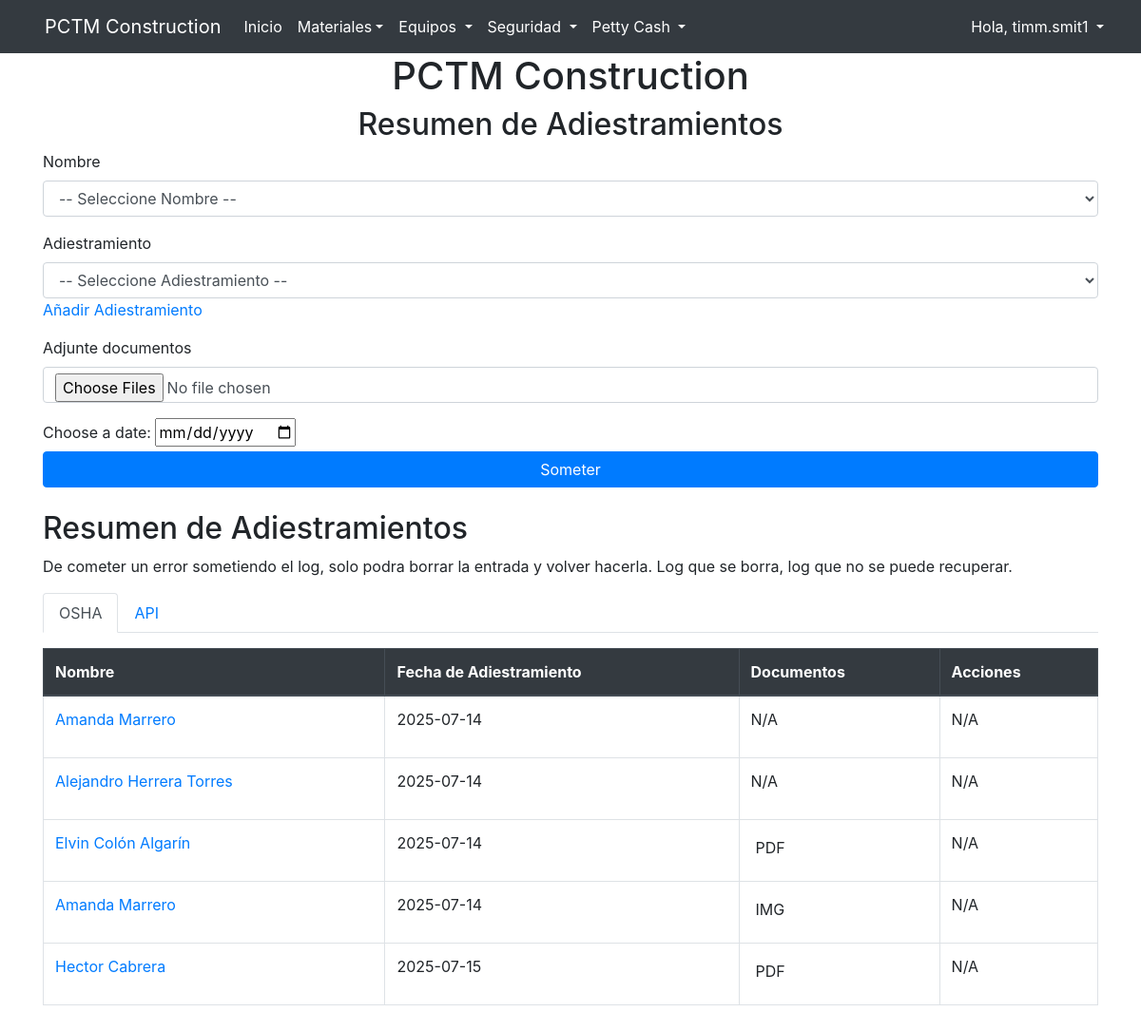
The page /trainings_log (signed in) on the database its author committed.
### website/models.py (models this page shows)
class User(db.Model, UserMixin):
    id = db.Column(db.Integer, primary_key=True)
    email = db.Column(db.String(150), unique = True)
    username = db.Column(db.String(10), unique = True)
    password = db.Column(db.String(150))
    first_name = db.Column(db.String(150))
    last_name = db.Column(db.String(150))
    group = db.Column(db.String(50), default='standard')

class Training(db.Model):
    id = db.Column(db.Integer, primary_key=True)
    name= db.Column(db.String(100), nullable = False)

class TrainingLog(db.Model):
    id = db.Column(db.Integer, primary_key=True)
    name_id = db.Column(db.Integer, db.ForeignKey('names.id'), nullable=False)
    name = db.relationship('Names', backref = 'names')
    training_id = db.Column(db.Integer, db.ForeignKey('training.id'), nullable=False)
    training_name = db.relationship('Training', backref='training_log')
    date = db.Column(db.DateTime(timezone=True))
    user_id = db.Column(db.Integer, db.ForeignKey('user.id'))
    user = db.relationship('User', backref = 'training_log')
    docs_summary = db.Column(db.String(100), nullable=False)
    traindocs = db.relationship('Traindocs', backref='training_log', lazy=True)

class Names(db.Model):
    id = db.Column(db.Integer, primary_key=True)
    name= db.Column(db.String(100), nullable = False)

class Traindocs(db.Model):
    id = db.Column(db.Integer, primary_key=True)
    filename = db.Column(db.String(500), nullable=False)
    filepath = db.Column(db.String(500), nullable=False)
    train_log_id = db.Column(db.Integer, db.ForeignKey('training_log.id'))

### website/views.py (the view, shortened to what this page needs)
@views.route('/trainings_log', methods=['GET', 'POST'])
@login_required
def training_log():
    all_train_logs = TrainingLog.query.all()
    trainings_all = Training.query.all()
    names_list = Names.query.all()
    return render_template("training_log.html", user=current_user, names_list=names_list,
                           all_train_logs = all_train_logs, trainings_all = trainings_all)

### website/templates/training_log.html (shortened to what this page needs)
{% extends "base.html"%} {% block title %}PCTM Construction{% endblock %}
{% block content %}
<h1 align="center">PCTM Construction</h1>
<form method="POST" enctype="multipart/form-data">
    <h2 align="center">Resumen de Adiestramientos</h2>
    <div class="form-group">
        <label for="Name"> Nombre</label>
          <select name="Name" id="Name" class="form-control" required>
            <option value="" disabled selected>-- Seleccione Nombre --</option>
          </select>
    </div>
    <div class="form-group">
     <label for="training_id"> Adiestramiento</label>
     <select name="training_id" id="training_id" class="form-control" required>
         <option value="" disabled selected>-- Seleccione Adiestramiento --</option>
        </select>
        <a class="link-opacity-75-hover" id="trainings" href="/trainings">Añadir Adiestramiento</a>
    </div>
    <div class="form-group">
        <label for="images"> Adjunte documentos</label>
           <input
           type="file"
           class="form-control"
           id="docs"
           name="docs"
           placeholder="Adjunte documento de evidencia de ser necesario"
           multiple
           />
        </div>
    <div>
        <label for="Date">Choose a date:</label>
        <input type="Date" name="Date" id="Date" required>
    </div>
    <button type="submit" class="btn btn-primary btn-block"> Someter </button>
</form>
<br />
<div>
  <h2>Resumen de Adiestramientos</h2>
  <p> De cometer un error sometiendo el log, solo podra borrar la entrada y volver hacerla. Log que se borra, log que no se puede recuperar.</p>
</div>
<ul class="nav nav-tabs" id="projectTabs" role="tablist">
  {% for train in trainings_all %}
    <li class="nav-item">
      <a class="nav-link {% if loop.first %}active{% endif %}"
              id="tab-{{ train.id }}"
              data-toggle="tab"
              href="#content-{{ train.id }}"
              role="tab"
              aria-controls="content-{{ train.id }}"
              aria-selected="{{ 'true' if loop.first else 'false' }}">
        {{ train.name }}
      </a>
    </li>
  {% endfor %}
</ul>
<div class="tab-content" id="projectTabsContent">
  {% for train in trainings_all %}
    <div class="tab-pane fade {% if loop.first %}show active{% endif %}"
         id="content-{{ train.id }}"
         role="tabpanel"
         aria-labelledby="tab-{{ train.id }}">
        {% set training_logs = all_train_logs | selectattr('training_id', 'equalto', train.id) | list %}
        {% if training_logs %}
          <table id='table-{{ train.id}}' class="table table-bordered mt-3">
            <thead class="thead-dark">
              <tr>
                <th>Nombre</th>
                <th>Fecha de Adiestramiento</th>
                <th>Documentos</th>
                <th>Acciones</th>
              </tr>
            </thead>
            <tbody>
              {% for i in training_logs %}
                <tr>
                  <td>
                    <a href="{{ url_for('views.train_log_detail', train_log_id=i.id) }}">
                    {{ i.name.name }}
                    </a>
                  </td>
                  <td>{{ i.date.strftime('%Y-%m-%d') }}</td>
                  <td>
                    {% if i.traindocs %}
                      {% for doc in i.traindocs %}
                        {% set ext = doc.filename.split('.')[-1].lower() %}
                        {% set ext = doc.filename.rsplit('.', 1)[1].lower() if '.' in doc.filename else '' %}
                        <div style="margin: 5px; max-width: 150px;">
                          {% if ext in ['jpg', 'jpeg', 'png', 'gif'] %}
                          <span class="text">IMG</span>
                          {% elif ext == 'pdf' %}
                          <span class="text">PDF</span>
                          {% else %}
                          <span class="text">Varios</span>
                          {% endif %}
                        </div>
                      {% endfor %}
                    {% else %}
                      <span class="text">N/A</span>
                    {% endif %}
                  </td>
                  <td>
                    {% if current_user.group in ['admin', 'manager'] %}
                      <button class="btn btn-sm btn-primary" data-toggle="modal" data-target="#editDateModal{{ i.id }}">
                        Editar Fecha
                      </button>
                    {% else %}
                      <p>N/A</p>
                    {% endif %}
                  </td>
                </tr>
              {% endfor %}
            </tbody>
          </table>
        {% else %}
          <div class="list-group-item text-muted">No se encuentran logs de este proyecto.</div>
        {% endif %}
    </div>
  {% endfor %}
</div>
<br />
{% endblock %}

### website/templates/base.html (shortened to what this page needs)
<!DOCTYPE html>
<html>
  <head>
    <link
      rel="stylesheet"
      href="https://stackpath.bootstrapcdn.com/bootstrap/4.4.1/css/bootstrap.min.css"
    />
    <link
      rel="stylesheet"
      href="https://stackpath.bootstrapcdn.com/font-awesome/4.7.0/css/font-awesome.min.css"
    />
    <link rel="stylesheet" href="https://cdn.jsdelivr.net/npm/bootstrap-icons@1.11.3/font/bootstrap-icons.min.css">
    <link rel="stylesheet" href="https://stackpath.bootstrapcdn.com/bootstrap/4.5.2/css/bootstrap.min.css">
  </head>
  <body>
    <nav class="navbar navbar-expand-lg navbar-dark bg-dark">
      <div class="container-fluid">
        <div class="d-flex align-items-center">
          <a class="navbar-brand me-2" href="#">PCTM Construction</a>
        </div>
        <div class="collapse navbar-collapse " id="navbar">
          <ul class="navbar-nav w-100 d-flex flex-column flex-lg-row">
            {% if user.is_authenticated %}
            <li class="nav-item">
              <a class="nav-link text-white" id="home" href="/">Inicio</a>
            </li>
            <li class="nav-item dropdown">
              <a class="nav-link dropdown-toggle text-white" id="navbarDropdown" href="#" role="button" data-toggle="dropdown" aria-haspopup="true" aria-expanded="false">Materiales</a>
            </li>
            <li class="nav-item dropdown">
              <a class="nav-link dropdown-toggle text-white" href="#" id="navbarDropdown" role="button" data-toggle="dropdown" aria-haspopup="true" aria-expanded="false">
                Equipos
              </a>
            </li>
            <li class="nav-item dropdown">
              <a class="nav-link dropdown-toggle text-white" href="#" id="navbarDropdown" role="button" data-toggle="dropdown" aria-haspopup="true" aria-expanded="false">
                Seguridad
              </a>
            </li>
            <li class="nav-item dropdown">
              <a class="nav-link dropdown-toggle text-white" href="#" id="navbarDropdown" role="button" data-toggle="dropdown" aria-haspopup="true" aria-expanded="false">
                Petty Cash
              </a>
            </li>
            {% endif %}
          </ul>
          <ul class="navbar-nav ms-auto">
            {% if user.is_authenticated %}
            <li class="nav-item dropdown">
              <a class="nav-link dropdown-toggle text-white" href="#" id="navbarDropdown" role="button" data-toggle="dropdown" aria-haspopup="true" aria-expanded="false">
                Hola, {{ user.username }}
              </a>
            </li>
            {% endif %}
          </ul>
        </div>
      </div>
    </nav>
    <div class="container">{% block content %} {% endblock %}</div>
  </body>
</html>

### rows shown on the page
User: username "timm.smit1"
Training: name "OSHA"
Training: name "API"
TrainingLog: name.name "Amanda Marrero", date "2025-07-14", shows "N/A"
TrainingLog: name.name "Alejandro Herrera Torres", date "2025-07-14", shows "N/A"
TrainingLog: name.name "Elvin Colón Algarín", date "2025-07-14"
Traindocs: shows "PDF"
TrainingLog: name.name "Amanda Marrero", date "2025-07-14"
Traindocs: shows "IMG"
TrainingLog: name.name "Hector Cabrera", date "2025-07-15"
Traindocs: shows "PDF"
